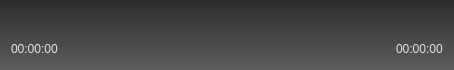
<?xml version="1.0" encoding="UTF-8"?>
<ui version="4.0">
 <class>MediaControls</class>
 <widget class="QWidget" name="MediaControls">
  <property name="geometry">
   <rect>
    <x>0</x>
    <y>0</y>
    <width>374</width>
    <height>70</height>
   </rect>
  </property>
  <property name="focusPolicy">
   <enum>Qt::ClickFocus</enum>
  </property>
  <property name="contextMenuPolicy">
   <enum>Qt::NoContextMenu</enum>
  </property>
  <property name="windowTitle">
   <string>Form</string>
  </property>
  <property name="styleSheet">
   <string notr="true">#MediaControls{
border-radius: 10px;
border:solid 1px #2D2D2D;
background-color: qlineargradient(spread:pad, x1:1, y1:1, x2:1, y2:0, stop:0 rgba(93, 93, 93, 255), stop:1 rgba(45, 45, 45, 255));
}
</string>
  </property>
  <layout class="QGridLayout" name="gridLayout" columnminimumwidth="45,50,0,0,0,0,0,0,0,20,25">
   <property name="sizeConstraint">
    <enum>QLayout::SetMinimumSize</enum>
   </property>
   <item row="1" column="0">
    <widget class="QLabel" name="currentTimeLabel">
     <property name="palette">
      <palette>
       <active>
        <colorrole role="WindowText">
         <brush brushstyle="SolidPattern">
          <color alpha="255">
           <red>227</red>
           <green>227</green>
           <blue>227</blue>
          </color>
         </brush>
        </colorrole>
        <colorrole role="Button">
         <brush brushstyle="SolidPattern">
          <color alpha="0">
           <red>0</red>
           <green>0</green>
           <blue>0</blue>
          </color>
         </brush>
        </colorrole>
        <colorrole role="Base">
         <brush brushstyle="SolidPattern">
          <color alpha="0">
           <red>0</red>
           <green>0</green>
           <blue>0</blue>
          </color>
         </brush>
        </colorrole>
        <colorrole role="Window">
         <brush brushstyle="SolidPattern">
          <color alpha="0">
           <red>0</red>
           <green>0</green>
           <blue>0</blue>
          </color>
         </brush>
        </colorrole>
       </active>
       <inactive>
        <colorrole role="WindowText">
         <brush brushstyle="SolidPattern">
          <color alpha="255">
           <red>227</red>
           <green>227</green>
           <blue>227</blue>
          </color>
         </brush>
        </colorrole>
        <colorrole role="Button">
         <brush brushstyle="SolidPattern">
          <color alpha="0">
           <red>0</red>
           <green>0</green>
           <blue>0</blue>
          </color>
         </brush>
        </colorrole>
        <colorrole role="Base">
         <brush brushstyle="SolidPattern">
          <color alpha="0">
           <red>0</red>
           <green>0</green>
           <blue>0</blue>
          </color>
         </brush>
        </colorrole>
        <colorrole role="Window">
         <brush brushstyle="SolidPattern">
          <color alpha="0">
           <red>0</red>
           <green>0</green>
           <blue>0</blue>
          </color>
         </brush>
        </colorrole>
       </inactive>
       <disabled>
        <colorrole role="WindowText">
         <brush brushstyle="SolidPattern">
          <color alpha="255">
           <red>120</red>
           <green>120</green>
           <blue>120</blue>
          </color>
         </brush>
        </colorrole>
        <colorrole role="Button">
         <brush brushstyle="SolidPattern">
          <color alpha="0">
           <red>0</red>
           <green>0</green>
           <blue>0</blue>
          </color>
         </brush>
        </colorrole>
        <colorrole role="Base">
         <brush brushstyle="SolidPattern">
          <color alpha="0">
           <red>0</red>
           <green>0</green>
           <blue>0</blue>
          </color>
         </brush>
        </colorrole>
        <colorrole role="Window">
         <brush brushstyle="SolidPattern">
          <color alpha="0">
           <red>0</red>
           <green>0</green>
           <blue>0</blue>
          </color>
         </brush>
        </colorrole>
       </disabled>
      </palette>
     </property>
     <property name="text">
      <string>00:00:00</string>
     </property>
    </widget>
   </item>
   <item row="0" column="7">
    <widget class="QPushButton" name="openFileButton">
     <property name="styleSheet">
      <string notr="true">background-color:&quot;transparent&quot;;
border-color:&quot;transparent&quot;</string>
     </property>
     <property name="text">
      <string/>
     </property>
     <property name="icon">
      <iconset resource="../Resources/ltorrent.qrc">
       <normaloff>:/PlayerControlImages/FileButton.png</normaloff>:/PlayerControlImages/FileButton.png</iconset>
     </property>
     <property name="flat">
      <bool>true</bool>
     </property>
    </widget>
   </item>
   <item row="0" column="8">
    <widget class="QPushButton" name="openUrlButton">
     <property name="styleSheet">
      <string notr="true">background-color:&quot;transparent&quot;;
border-color:&quot;transparent&quot;</string>
     </property>
     <property name="text">
      <string/>
     </property>
     <property name="icon">
      <iconset resource="../Resources/ltorrent.qrc">
       <normaloff>:/PlayerControlImages/UrlButton.png</normaloff>:/PlayerControlImages/UrlButton.png</iconset>
     </property>
     <property name="flat">
      <bool>true</bool>
     </property>
    </widget>
   </item>
   <item row="0" column="4">
    <widget class="QPushButton" name="pauseButton">
     <property name="styleSheet">
      <string notr="true">background-color:&quot;transparent&quot;;
border-color:&quot;transparent&quot;</string>
     </property>
     <property name="text">
      <string/>
     </property>
     <property name="icon">
      <iconset resource="../Resources/ltorrent.qrc">
       <normaloff>:/PlayerControlImages/PauseButton.png</normaloff>:/PlayerControlImages/PauseButton.png</iconset>
     </property>
     <property name="flat">
      <bool>true</bool>
     </property>
    </widget>
   </item>
   <item row="0" column="5">
    <widget class="QPushButton" name="reverseButton">
     <property name="styleSheet">
      <string notr="true">background-color:&quot;transparent&quot;;
border-color:&quot;transparent&quot;</string>
     </property>
     <property name="text">
      <string/>
     </property>
     <property name="icon">
      <iconset resource="../Resources/ltorrent.qrc">
       <normaloff>:/PlayerControlImages/RateButtonReverse.png</normaloff>:/PlayerControlImages/RateButtonReverse.png</iconset>
     </property>
     <property name="flat">
      <bool>true</bool>
     </property>
    </widget>
   </item>
   <item row="0" column="6">
    <widget class="QPushButton" name="forwardButton">
     <property name="styleSheet">
      <string notr="true">background-color:&quot;transparent&quot;;
border-color:&quot;transparent&quot;</string>
     </property>
     <property name="text">
      <string/>
     </property>
     <property name="icon">
      <iconset resource="../Resources/ltorrent.qrc">
       <normaloff>:/PlayerControlImages/RateButtonForward.png</normaloff>:/PlayerControlImages/RateButtonForward.png</iconset>
     </property>
     <property name="flat">
      <bool>true</bool>
     </property>
    </widget>
   </item>
   <item row="0" column="0" colspan="3">
    <widget class="Phonon::VolumeSlider" name="volumeSlider"/>
   </item>
   <item row="0" column="3">
    <widget class="QPushButton" name="playButton">
     <property name="styleSheet">
      <string notr="true">background-color:&quot;transparent&quot;;
border-color:&quot;transparent&quot;</string>
     </property>
     <property name="text">
      <string/>
     </property>
     <property name="icon">
      <iconset resource="../Resources/ltorrent.qrc">
       <normaloff>:/PlayerControlImages/PlayButton.png</normaloff>:/PlayerControlImages/PlayButton.png</iconset>
     </property>
     <property name="flat">
      <bool>true</bool>
     </property>
    </widget>
   </item>
   <item row="1" column="1" colspan="8">
    <widget class="Phonon::SeekSlider" name="seekSlider">
     <property name="minimumSize">
      <size>
       <width>0</width>
       <height>0</height>
      </size>
     </property>
    </widget>
   </item>
   <item row="0" column="9" colspan="2">
    <widget class="QPushButton" name="fullScreenButton">
     <property name="styleSheet">
      <string notr="true">background-color:&quot;transparent&quot;;
border-color:&quot;transparent&quot;</string>
     </property>
     <property name="text">
      <string/>
     </property>
     <property name="icon">
      <iconset resource="../Resources/ltorrent.qrc">
       <normaloff>:/PlayerControlImages/FullscreenButton.png</normaloff>:/PlayerControlImages/FullscreenButton.png</iconset>
     </property>
     <property name="flat">
      <bool>true</bool>
     </property>
    </widget>
   </item>
   <item row="1" column="9" colspan="2">
    <widget class="QLabel" name="totalTimeLabel">
     <property name="palette">
      <palette>
       <active>
        <colorrole role="WindowText">
         <brush brushstyle="SolidPattern">
          <color alpha="255">
           <red>227</red>
           <green>227</green>
           <blue>227</blue>
          </color>
         </brush>
        </colorrole>
        <colorrole role="Button">
         <brush brushstyle="SolidPattern">
          <color alpha="0">
           <red>0</red>
           <green>0</green>
           <blue>0</blue>
          </color>
         </brush>
        </colorrole>
        <colorrole role="Base">
         <brush brushstyle="SolidPattern">
          <color alpha="0">
           <red>0</red>
           <green>0</green>
           <blue>0</blue>
          </color>
         </brush>
        </colorrole>
        <colorrole role="Window">
         <brush brushstyle="SolidPattern">
          <color alpha="0">
           <red>0</red>
           <green>0</green>
           <blue>0</blue>
          </color>
         </brush>
        </colorrole>
       </active>
       <inactive>
        <colorrole role="WindowText">
         <brush brushstyle="SolidPattern">
          <color alpha="255">
           <red>227</red>
           <green>227</green>
           <blue>227</blue>
          </color>
         </brush>
        </colorrole>
        <colorrole role="Button">
         <brush brushstyle="SolidPattern">
          <color alpha="0">
           <red>0</red>
           <green>0</green>
           <blue>0</blue>
          </color>
         </brush>
        </colorrole>
        <colorrole role="Base">
         <brush brushstyle="SolidPattern">
          <color alpha="0">
           <red>0</red>
           <green>0</green>
           <blue>0</blue>
          </color>
         </brush>
        </colorrole>
        <colorrole role="Window">
         <brush brushstyle="SolidPattern">
          <color alpha="0">
           <red>0</red>
           <green>0</green>
           <blue>0</blue>
          </color>
         </brush>
        </colorrole>
       </inactive>
       <disabled>
        <colorrole role="WindowText">
         <brush brushstyle="SolidPattern">
          <color alpha="255">
           <red>120</red>
           <green>120</green>
           <blue>120</blue>
          </color>
         </brush>
        </colorrole>
        <colorrole role="Button">
         <brush brushstyle="SolidPattern">
          <color alpha="0">
           <red>0</red>
           <green>0</green>
           <blue>0</blue>
          </color>
         </brush>
        </colorrole>
        <colorrole role="Base">
         <brush brushstyle="SolidPattern">
          <color alpha="0">
           <red>0</red>
           <green>0</green>
           <blue>0</blue>
          </color>
         </brush>
        </colorrole>
        <colorrole role="Window">
         <brush brushstyle="SolidPattern">
          <color alpha="0">
           <red>0</red>
           <green>0</green>
           <blue>0</blue>
          </color>
         </brush>
        </colorrole>
       </disabled>
      </palette>
     </property>
     <property name="text">
      <string>00:00:00</string>
     </property>
    </widget>
   </item>
  </layout>
 </widget>
 <customwidgets>
  <customwidget>
   <class>Phonon::SeekSlider</class>
   <extends>QWidget</extends>
   <header location="global">phonon/seekslider.h</header>
  </customwidget>
  <customwidget>
   <class>Phonon::VolumeSlider</class>
   <extends>QWidget</extends>
   <header location="global">phonon/volumeslider.h</header>
  </customwidget>
 </customwidgets>
 <resources>
  <include location="../Resources/ltorrent.qrc"/>
 </resources>
 <connections/>
 <slots>
  <signal>play()</signal>
  <signal>playFile(QString)</signal>
  <signal>playURL(QString)</signal>
  <signal>pause()</signal>
  <signal>setVolume(int)</signal>
  <signal>setPosition(int)</signal>
 </slots>
</ui>
